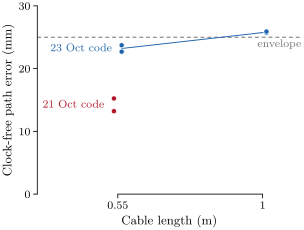

This chart was generated by the following Python code:
#!/usr/bin/env python3
"""R, the re-fly at 1 m: the one carry cell that left the envelope, the 3-quad orbit at 0.3 m/s
(docs/analysis/refly_1m_table_2026-10-23.md, T7t and its attribution re-fly).

Message: at 1 m the orbit's clock-free path error crosses the 25 mm envelope (25.7 / 25.9 mm); most of the rise came
with the code tree (0.55 m: 15.2 / 13.2 mm on the 21 Oct tree, 23.7 / 22.7 on the 23 Oct tree), the longer cable adds
about 2.6 mm.
Hero: the clock-free path error (tools/n2_bands.path_metrics_clock_free, as tools/refly_score.py scores T7t) against
the cable length, the 21 Oct tree red and the 23 Oct tree blue, one marker per run; the envelope dashed. Left out: the
radius ratio (the same story: 0.975 / 0.977, 0.954 / 0.956, 0.950 / 0.950 against 0.95), tilt, the other 14 cells
(inside at both lengths).
Runs: R1871, R1872 (0.55 m, 21 Oct tree); R2580, R2581 (0.55 m, 23 Oct tree); R2521, R2536 (1 m, 23 Oct tree).
"""
import os
import sys

import numpy as np

sys.path.insert(0, os.path.dirname(os.path.abspath(__file__)))
import review_style as S  # noqa: E402
import refly_score as R  # noqa: E402

ENVELOPE_MM = 25.0       # T7t's clock-free bar (the carry card)
OLD = {0.55: ('R1871', 'R1872')}
NEW = {0.55: ('R2580', 'R2581'), 1.0: ('R2521', 'R2536')}


def main():
    S.setup()
    fig = S.figure('half', 2.3)
    ax = fig.subplots()
    S.ref_line(ax, ENVELOPE_MM, r'envelope', va='top')
    for runs, col, text, dx in ((OLD, S.RED, '21 Oct code', -0.012), (NEW, S.BLUE, '23 Oct code', 0.012)):
        xs, means = [], []
        for L, rids in sorted(runs.items()):
            v = [R.m_carry(r)['cf_mm'] for r in rids]
            print(text, L, dict(zip(rids, [f'{x:.2f}' for x in v])))
            ax.plot([L + dx] * len(v), v, 'o', ms=S.MS, mfc=col, mec='white', mew=0.5, zorder=3)
            xs.append(L + dx)
            means.append(float(np.mean(v)))
        if len(xs) > 1:
            ax.plot(xs, means, color=col, lw=S.LW_CTX, zorder=2)
        ax.annotate(text, xy=(xs[0], means[0]), xytext=(-7, 0), textcoords='offset points', ha='right',
                    va='center', fontsize=8, color=col)
    ax.set_xlim(0.3, 1.12)
    ax.set_xticks([0.55, 1.0])
    ax.set_xticklabels(['0.55', '1'])
    ax.spines['bottom'].set_bounds(0.55, 1.0)
    ax.set_ylim(0, 30)
    ax.set_yticks([0, 10, 20, 30])
    ax.set_xlabel(r'Cable length (m)')
    ax.set_ylabel(r'Clock-free path error (mm)')
    S.save(fig, 'fig_refly_orbit', width='half')


if __name__ == '__main__':
    main()
